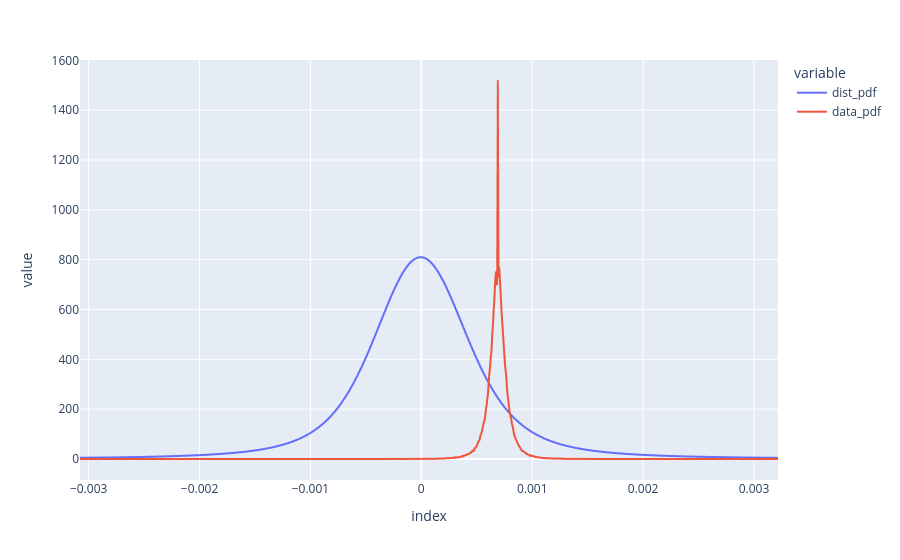

Notebook code for this chart:
### Code cell
df_dst_dist[["dist_pdf", "data_pdf"]].plot()

### Figure 1 — Plotly figure (JSON) as saved in the notebook; plotly's stock layout.template omitted (floating-point values rounded to 4 significant figures; data arrays with more than 128 entries replaced by an {"elided": "..."} marker saying what was removed)
{"data": [{"hovertemplate": "variable=dist_pdf<br>index=%{x}<br>value=%{y}<extra></extra>", "legendgroup": "dist_pdf", "line": {"color": "#636efa", "dash": "solid"}, "marker": {"symbol": "circle"}, "mode": "lines", "name": "dist_pdf", "showlegend": true, "type": "scattergl", "x": {"elided": "1000 float values"}, "xaxis": "x", "y": {"elided": "1000 float values"}, "yaxis": "y"}, {"hovertemplate": "variable=data_pdf<br>index=%{x}<br>value=%{y}<extra></extra>", "legendgroup": "data_pdf", "line": {"color": "#EF553B", "dash": "solid"}, "marker": {"symbol": "circle"}, "mode": "lines", "name": "data_pdf", "showlegend": true, "type": "scattergl", "x": {"elided": "1000 float values"}, "xaxis": "x", "y": {"elided": "1000 float values"}, "yaxis": "y"}], "layout": {"legend": {"title": {"text": "variable"}, "tracegroupgap": 0}, "margin": {"t": 60}, "xaxis": {"anchor": "y", "domain": [0, 1], "title": {"text": "index"}}, "yaxis": {"anchor": "x", "domain": [0, 1], "title": {"text": "value"}}}}
